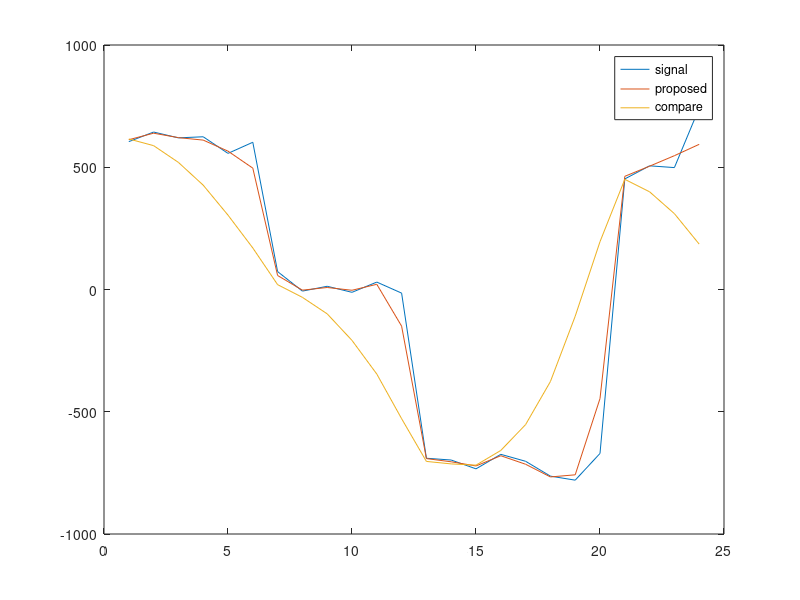

Source code (MATLAB):
sig = [600, 600, 600, 600, 600, 600, 30, 30, 30, 30, 30, 30, -700, -700, -700, -700, -700, -800, -800, -700, 500, 500, 500, 700]
plot(sig)
sig_ran = sig + 100 * (rand(1, 24) - 0.5)
plot(sig_ran)
h = [0.2, 0.8]
h1 = [0.05, 0.1, 0.15, 0.2, 0.25, 0.25]
y = conv(h, sig_ran)
y = y(2:end)
y1 = conv(h1, sig_ran)
y1 = y1(6:end)
hold on
plot(y)
plot(y1)
hold off
legend('signal', 'proposed', 'compare')